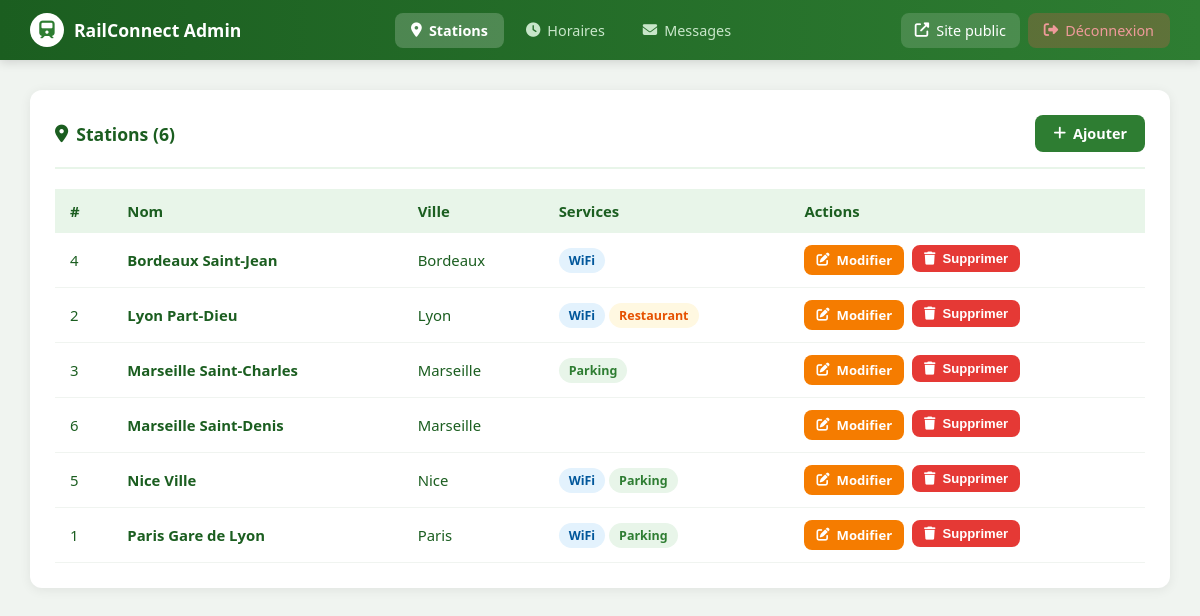
/admin/stations.php (signed in), run on the app's committed database.
### tables this page shows
CREATE TABLE IF NOT EXISTS stations (
    id INT AUTO_INCREMENT PRIMARY KEY,
    nom VARCHAR(100) NOT NULL,
    slug VARCHAR(100) NOT NULL UNIQUE,
    ville VARCHAR(100) NOT NULL,
    description TEXT,
    image VARCHAR(255),
    latitude DECIMAL(9,6),
    longitude DECIMAL(9,6),
    wifi TINYINT(1) DEFAULT 0,
    guichets TINYINT(1) DEFAULT 0,
    parking TINYINT(1) DEFAULT 0,
    restaurant TINYINT(1) DEFAULT 0,
    boutiques TINYINT(1) DEFAULT 0,
    cafe TINYINT(1) DEFAULT 0,
    bornes_auto TINYINT(1) DEFAULT 0,
    toilettes TINYINT(1) DEFAULT 0,
    created_at TIMESTAMP DEFAULT CURRENT_TIMESTAMP
);

### admin/stations.php (the view, shortened to what this page needs)
<?php
require_once "config/db.php";
$stations = $pdo->query("SELECT * FROM stations ORDER BY ville, nom")->fetchAll();
require_once "includes/header_admin.php";
?>
<div class="card">
    <div class="card-header">
        <h2><i class="fas fa-map-marker-alt"></i> Stations (<?= count($stations) ?>)</h2>
        <a href="station_ajouter.php" class="btn btn-primary"><i class="fas fa-plus"></i> Ajouter</a>
    </div>
    <table>
        <thead>
            <tr>
                <th>#</th><th>Nom</th><th>Ville</th><th>Services</th><th>Actions</th>
            </tr>
        </thead>
        <tbody>
        <?php if (empty($stations)): ?>
            <tr><td colspan="5" style="text-align:center;color:#aaa;padding:20px;">Aucune station.</td></tr>
        <?php else: ?>
            <?php foreach ($stations as $s): ?>
            <tr>
                <td><?= $s['id'] ?></td>
                <td><strong><?= htmlspecialchars($s['nom']) ?></strong></td>
                <td><?= htmlspecialchars($s['ville']) ?></td>
                <td>
                    <?php if ($s['wifi'])       echo '<span class="badge badge-blue">WiFi</span> '; ?>
                    <?php if ($s['parking'])    echo '<span class="badge badge-green">Parking</span> '; ?>
                    <?php if ($s['restaurant']) echo '<span class="badge badge-orange">Restaurant</span> '; ?>
                </td>
                <td style="display:flex; gap:8px;">
                    <a href="station_modifier.php?id=<?= $s['id'] ?>" class="btn btn-warning btn-sm">
                        <i class="fas fa-edit"></i> Modifier
                    </a>
                    <form method="POST" onsubmit="return confirm('Supprimer cette station ?');">
                        <button type="submit" class="btn btn-danger btn-sm">
                            <i class="fas fa-trash"></i> Supprimer
                        </button>
                    </form>
                </td>
            </tr>
            <?php endforeach; ?>
        <?php endif; ?>
        </tbody>
    </table>
</div>
</div></body></html>

### admin/includes/header_admin.php (style rules this page uses)
* { margin: 0; padding: 0; box-sizing: border-box; }
body { font-family: 'Segoe UI', sans-serif; background: #f0f4f0; color: #1b5e20; }
.card { background: white; border-radius: 12px; padding: 25px; box-shadow: 0 2px 12px rgba(0,0,0,0.07); margin-bottom: 25px; }
.card-header { display: flex; justify-content: space-between; align-items: center; margin-bottom: 20px; padding-bottom: 15px; border-bottom: 2px solid #e8f5e9; }
.card-header h2 { font-size: 1.1rem; color: #1b5e20; display: flex; align-items: center; gap: 8px; }
table { width: 100%; border-collapse: collapse; font-size: 0.93rem; }
thead th { background: #e8f5e9; color: #1b5e20; padding: 12px 15px; text-align: left; font-weight: 600; }
tbody tr { border-bottom: 1px solid #f0f4f0; }
tbody td { padding: 12px 15px; }
.btn { display: inline-flex; align-items: center; gap: 7px; padding: 9px 18px; border-radius: 8px; font-weight: 600; font-size: 0.9rem; cursor: pointer; border: none; text-decoration: none; }
.btn-primary { background: #2e7d32; color: white; }
.btn-danger { background: #e53935; color: white; }
.btn-warning { background: #f57c00; color: white; }
.btn-sm { padding: 6px 12px; font-size: 0.82rem; }
.badge { display: inline-flex; align-items: center; gap: 4px; padding: 4px 10px; border-radius: 20px; font-size: 0.78rem; font-weight: 600; }
.badge-green { background: #e8f5e9; color: #2e7d32; }
.badge-blue { background: #e3f2fd; color: #01579b; }
.badge-orange { background: #fff8e1; color: #e65100; }

### data on the page
stations: id "4", nom "Bordeaux Saint-Jean", ville "Bordeaux", wifi "WiFi"
stations: id "2", nom "Lyon Part-Dieu", ville "Lyon", wifi "WiFi", restaurant "Restaurant"
stations: id "3", nom "Marseille Saint-Charles", ville "Marseille", parking "Parking"
stations: id "6", nom "Marseille Saint-Denis", ville "Marseille"
stations: id "5", nom "Nice Ville", ville "Nice", wifi "WiFi", parking "Parking"
stations: id "1", nom "Paris Gare de Lyon", ville "Paris", wifi "WiFi", parking "Parking"

### other printed values
count($stations) "6"
